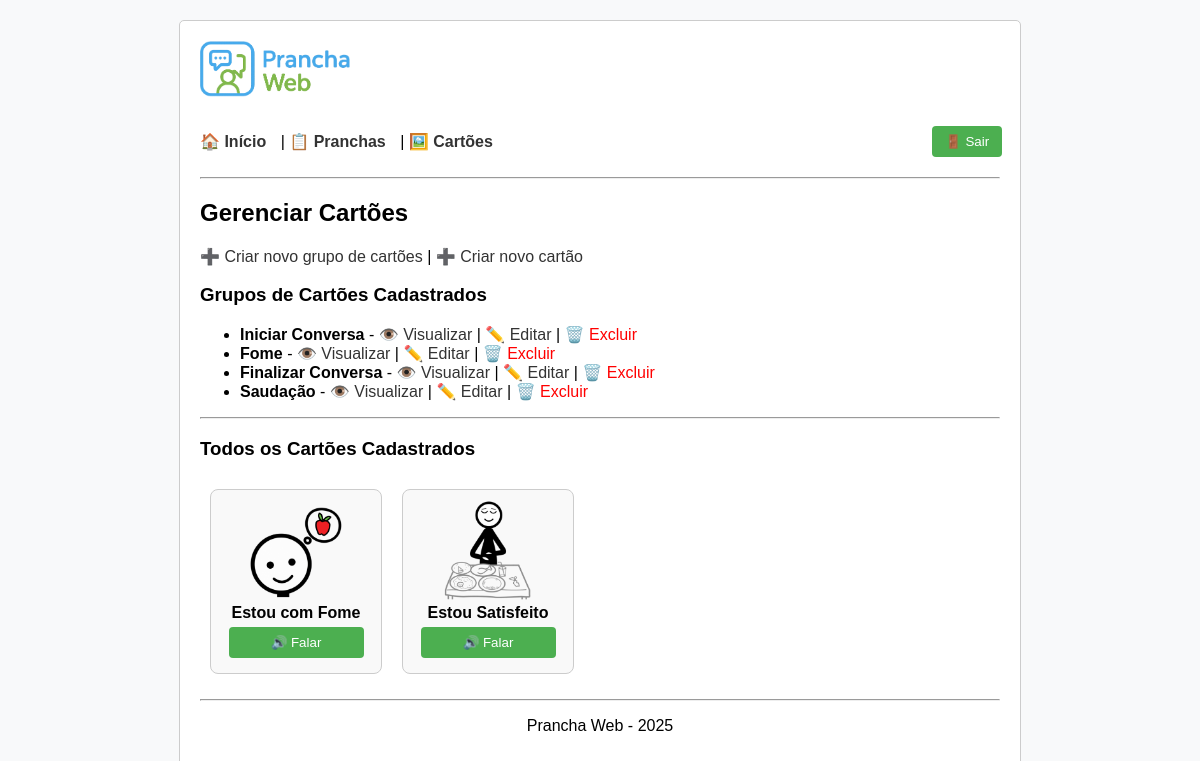
Page /pages/gerenciar_cartoes.php (signed in) on the committed database.
### tables this page shows
CREATE TABLE `grupos_cartoes` (
  `id` int(11) NOT NULL,
  `nome` varchar(100) NOT NULL
);

CREATE TABLE `cartoes` (
  `id` int(11) NOT NULL,
  `titulo` varchar(255) NOT NULL,
  `imagem` varchar(255) DEFAULT NULL,
  `som` varchar(255) DEFAULT NULL,
  `texto_alternativo` varchar(255) DEFAULT NULL,
  `id_grupo` int(11) NOT NULL
);

### includes/modelo_cartoes.php (called while the page is built, shortened)
<?php
function listarGrupos() {
    $conexao = new mysqli(DB_HOST, DB_USUARIO, DB_SENHA, DB_NOME);
    $grupos = [];
    $sql = "SELECT id, nome FROM grupos_cartoes";
    $comando = $conexao->prepare($sql);
    $comando->execute();
    $comando->store_result();
    $comando->bind_result($id, $nome);
    while ($comando->fetch()) {
        $grupos[] = ['id' => $id, 'nome' => $nome];
    }
    return $grupos;
}
function listarTodosCartoes() {
    $conexao = new mysqli(DB_HOST, DB_USUARIO, DB_SENHA, DB_NOME);
    $cartoes = [];
    $sql = "SELECT id, titulo, imagem, texto_alternativo FROM cartoes ORDER BY titulo";
    $resultado = $conexao->query($sql);
    if ($resultado) {
        while ($linha = $resultado->fetch_assoc()) {
            $cartoes[] = $linha;
        }
    }
    return $cartoes;
}
?>

### pages/gerenciar_cartoes.php (the view, shortened to what this page needs)
<?php include '../includes/cabecalho.php'; ?>
<?php require_once '../includes/modelo_cartoes.php'; ?>
<h2>Gerenciar Cartões</h2>
<p>
    <a href="criar_grupo_cartao.php">➕ Criar novo grupo de cartões</a> |
    <a href="criar_cartao.php">➕ Criar novo cartão</a>
</p>
<?php
$grupos = listarGrupos();
?>
<?php if (count($grupos) > 0): ?>
    <h3>Grupos de Cartões Cadastrados</h3>
    <ul>
        <?php foreach ($grupos as $grupo): ?>
            <li>
                <strong><?php echo htmlspecialchars($grupo['nome']); ?></strong>
                - <a href="listar_cartoes_grupo.php?id=<?php echo $grupo['id']; ?>">👁️ Visualizar</a> |
                <a href="editar_grupo_cartao.php?id=<?php echo $grupo['id']; ?>">✏️ Editar</a> |
                <a href="../includes/controle_excluir_grupo.php?id=<?php echo $grupo['id']; ?>" onclick="return confirm('Tem certeza que deseja excluir este grupo?');" style="color:red;">🗑️ Excluir</a>
            </li>
        <?php endforeach; ?>
    </ul>
<?php else: ?>
    <p>Nenhum grupo de cartões cadastrado ainda.</p>
<?php endif; ?>
<hr>
<h3>Todos os Cartões Cadastrados</h3>
<?php
$cartoes = listarTodosCartoes();
?>
<?php if (count($cartoes) > 0): ?>
    <div class="lista-cartoes">
        <?php foreach ($cartoes as $cartao): ?>
            <div class="cartao-item">
                <img src="../imagens/cartoes/<?php echo htmlspecialchars($cartao['imagem']); ?>" alt="<?php echo htmlspecialchars($cartao['texto_alternativo']); ?>"><br>
                <strong><?php echo htmlspecialchars($cartao['titulo']); ?></strong><br>
                <button onclick="falar('<?php echo addslashes($cartao['titulo']); ?>')">🔊 Falar</button>
            </div>
        <?php endforeach; ?>
    </div>
<?php else: ?>
    <p>Nenhum cartão cadastrado ainda.</p>
<?php endif; ?>
<?php include '../includes/rodape.php'; ?>

### assets/css/style.css (style rules this page uses)
input, button { width: 90%; padding: 10px; margin: 5px 0; }
body { background-color: #f8f9fa; }
hr { margin: 15px 0; }
button { background-color: #4CAF50; color: white; border: none; cursor: pointer; }
button { padding: 8px 12px; border-radius: 4px; }
.cartao-item { width: 150px; margin: 10px; text-align: center; border: 1px solid #ccc; border-radius: 8px; padding: 10px; background-color: #f9f9f9; display: inline-block; vertical-align: top; }
.cartao-item img { width: 100px; height: 100px; object-fit: cover; }
.lista-cartoes { display: flex; flex-wrap: wrap; }
a { text-decoration: none; color: #333; }

### rows in the picture
grupos_cartoes: nome "Iniciar Conversa"
grupos_cartoes: nome "Fome"
grupos_cartoes: nome "Finalizar Conversa"
grupos_cartoes: nome "Saudação"
cartoes: imagem (picture), titulo "Estou com Fome"
cartoes: imagem (picture), titulo "Estou Satisfeito"
